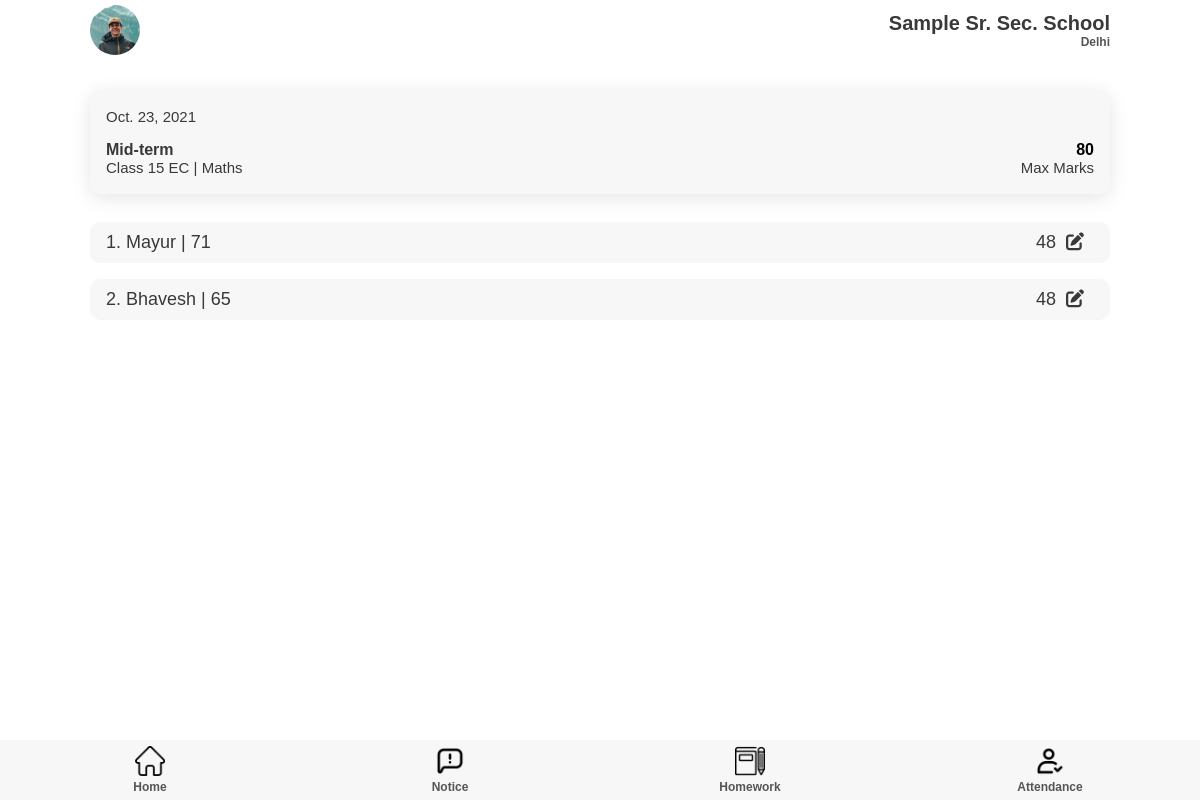
The app's page /exam/marksEdit/1, older data.
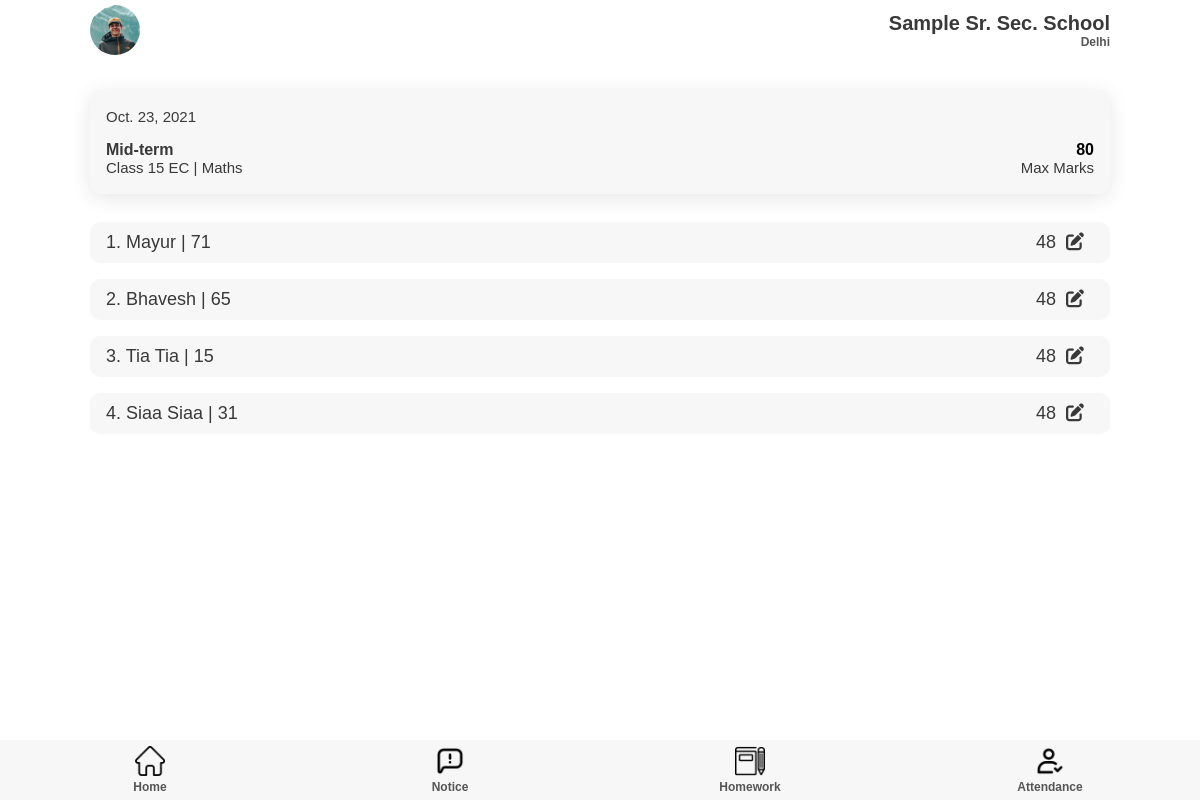
The same page, newer data.
### student/models.py (models this page shows)
class student(models.Model):
    fname = models.CharField(max_length=50)
    mname = models.CharField(max_length=50, blank=True, null=True)
    lname = models.CharField(max_length=50, blank=True, null=True)
    dob = models.DateField()
    email = models.EmailField(blank=True, null=True)
    phone = models.IntegerField(blank=True, null=True)
    fathername = models.CharField(max_length=70)
    mothername = models.CharField(max_length=70)
    fatherphone = models.IntegerField()
    fatheremail = models.EmailField(blank=True, null=True)
    address = models.CharField(max_length=200)
    ad_no = models.IntegerField()
    roll_no = models.IntegerField()
    Class = models.ForeignKey('teacher.classSection', on_delete=models.PROTECT)
    school = models.ForeignKey('superadmin.school', on_delete=models.PROTECT)
    user = models.OneToOneField(User, on_delete=models.CASCADE)
    username = models.CharField(max_length=50, blank=False, null=False)

### exam/views.py (the view)
# urls.py: path('marksEdit/<int:id>', views.marksEdit, name='marksEdit'),
def marksEdit(request, id):
    test = exam.objects.get(id = id)
    clas = test.classSection
    students = student.objects.filter(Class=clas)
    print(students)
    return render(request, 'marksEdit.html', {'students': students, 'exam': test})

### templates/teacher/marksEdit.html (shortened to what this page needs)
{% extends 'attendance.html' %} {% load static %} {% block extra-head %}
<link
  rel="stylesheet"
  href="https://cdnjs.cloudflare.com/ajax/libs/font-awesome/6.0.0-beta2/css/all.min.css"
/>
<link rel="stylesheet" href="{% static '/css/attendance.css' %}" />
<link rel="stylesheet" href="{% static '/css/teacherExam.css' %}" />
{% endblock extra-head %} {% block content %}
<section id="start-att">
  <div class="menu-list tech-exam-list">
    <div>
      <p>{{ exam.date }}</p>
    </div>
    <div class="exam-data">
      <div class="exam-desc">
        <h3>{{ exam.name }}</h3>
        <p>
          Class {{ exam.classSection.Class }} {{ exam.classSection.section }} |
          {{ exam.subject.subject }}
        </p>
      </div>
      <div class="max-marks">
        <h4>{{ exam.max_marks }}</h4>
        <p>Max Marks</p>
      </div>
    </div>
  </div>
</section>
<section>
  <div class="student-list">
    {% for student in students %}
    <div id="{{ exam.id }}-{{ student.id }}" class="add-stud-list marks-stud-list">
      <p>
        {{ forloop.counter }}. {{ student.fname }} {% if student.mname %}{{ student.mname }}{% endif %} {% if student.lname %}
        {{ student.lname }} {% endif %}| {{ student.roll_no }}
      </p>
      <div>
        <p>48<i class="fas fa-edit edit-student-marks" onclick="marks_edit(event)"></i></p>
      </div>
    </div>
    {% endfor %}
  </div>
</section>
{% endblock content %}

Row changes from the older to the newer data that the page shows:
added student: fname "Tia", lname "Tia", roll_no "15"
added student: fname "Siaa", lname "Siaa", roll_no "31"
